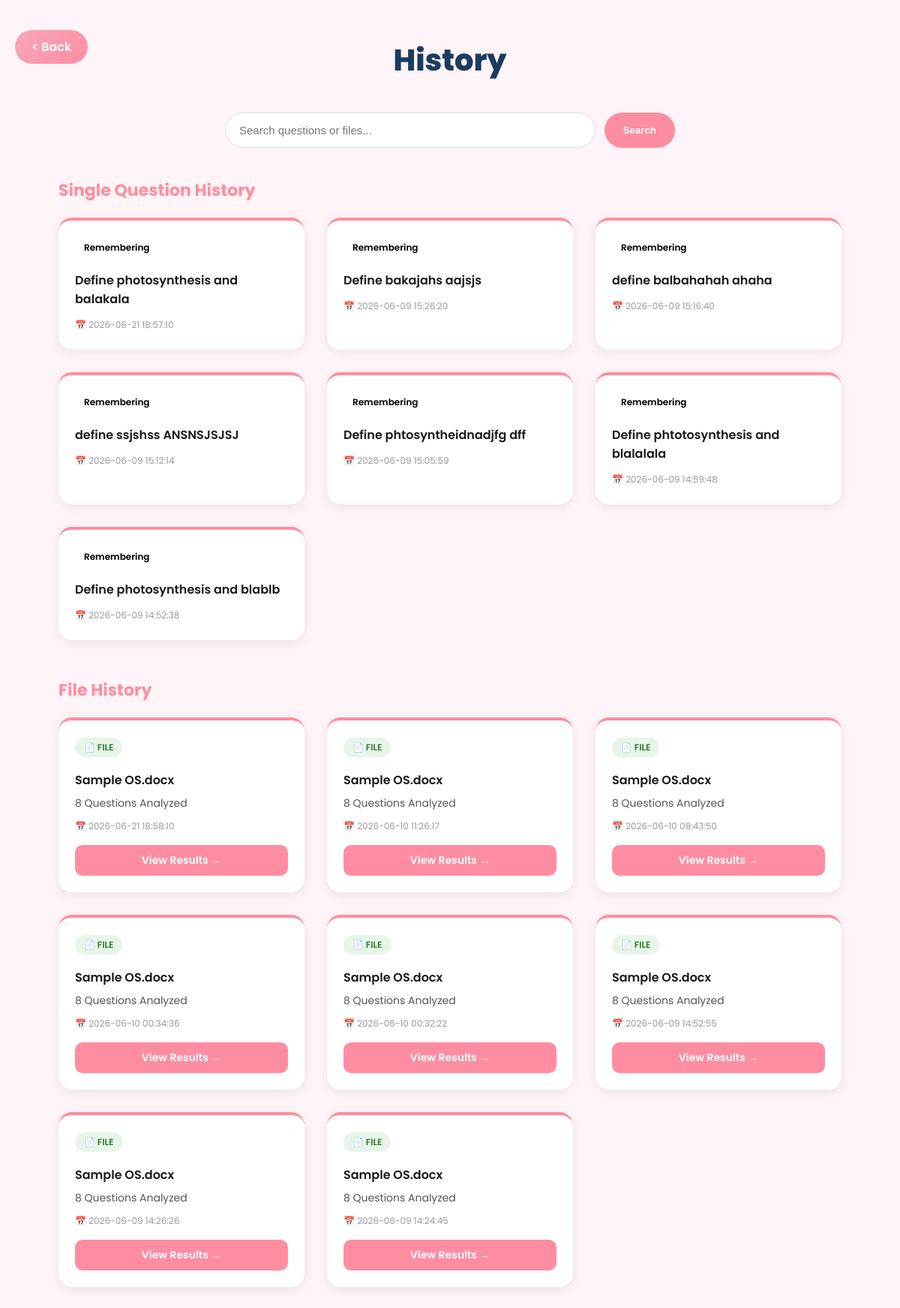
Screenshot of /history (signed in) with the database file from the repository.
### tables this page shows
CREATE TABLE questions (
    id INTEGER PRIMARY KEY AUTOINCREMENT,
    lecturer_id INTEGER NOT NULL,
    bloom_level_id INTEGER NOT NULL,
    question_text TEXT NOT NULL,
    created_at TIMESTAMP DEFAULT CURRENT_TIMESTAMP,
    
    -- Foreign Key Constraints
    FOREIGN KEY (lecturer_id) REFERENCES users (id) ON DELETE CASCADE,
    FOREIGN KEY (bloom_level_id) REFERENCES blooms_levels (level_id)
);

CREATE TABLE blooms_levels (
    level_id INTEGER PRIMARY KEY,
    level_name TEXT UNIQUE NOT NULL
);

CREATE TABLE uploaded_files (
    id INTEGER PRIMARY KEY AUTOINCREMENT,
    lecturer_id INTEGER NOT NULL,
    filename TEXT NOT NULL,
    uploaded_at TIMESTAMP DEFAULT CURRENT_TIMESTAMP,

    FOREIGN KEY (lecturer_id)
    REFERENCES users(id)
);

### routes/question_routes.py (the view)
@app.route("/history")
def view_history():
    if "user_id" not in session:
        return redirect("/login")
    search = request.args.get("search", "")
    search_pattern = "%" + search + "%"
    conn = get_db_connection()
    single_questions = conn.execute(
        """
        SELECT q.question_text, q.created_at, b.level_name
        FROM questions q
        JOIN blooms_levels b
        ON q.bloom_level_id = b.level_id
        WHERE q.lecturer_id = ?
        AND q.question_text LIKE ?
        ORDER BY q.created_at DESC
        """,
        (session["user_id"], search_pattern)
    ).fetchall()
    uploaded_files = conn.execute(
        """
        SELECT
            uf.id,
            uf.filename,
            uf.uploaded_at,
            COUNT(fq.id) AS question_count
        FROM uploaded_files uf
        LEFT JOIN file_questions fq
        ON uf.id = fq.file_id
        WHERE uf.lecturer_id = ?
        AND uf.filename LIKE ?
        GROUP BY uf.id
        ORDER BY uf.uploaded_at DESC
        """,
        (session["user_id"], search_pattern)
    ).fetchall()
    conn.close()
    return render_template(
        "history.html",
        single_questions=single_questions,
        uploaded_files=uploaded_files,
        search=search
    )

### Database/db.py (called while the page is built)
def get_db_connection():
    conn = sqlite3.connect(DATABASE)
    conn.row_factory = sqlite3.Row
    return conn

### templates/history.html (shortened to what this page needs)
<!DOCTYPE html>
<html>
<head>
    <link rel="stylesheet" href="{{ url_for('static', filename='history.css') }}">
</head>
<body>
<div class="page-header">
    <a href="{{ url_for('index2') }}" class="back-btn"> < Back </a>
</div>
<div class="history-container">
    <div class="page-header">
        <h1>History</h1>
    </div>
    <form action="/history" method="GET" class="search-form">
       <input
        type="text"
        name="search"
        placeholder="Search questions or files..."
        value="{{ search }}"
    >
      <button type="submit">Search</button>
    </form>
    <h2 class="single-history-title">Single Question History</h2>
<div class="history-grid">
    {% if single_questions %}
        {% for item in single_questions %}
        <div class="history-card">
            <div class="badge">
                {{ item.level_name }}
            </div>
            <h3>{{ item.question_text }}</h3>
            <small>📅 {{ item.created_at }}</small>
        </div>
        {% endfor %}
    {% else %}
        <p class="empty-msg">You have not analyzed any single questions yet.</p>
    {% endif %}
</div>
<h2 class="file-history-title">File History</h2>
<div class="history-grid">
    {% if uploaded_files %}
        {% for file in uploaded_files %}
        <div class="history-card file">
            <div class="badge file-badge">📄 FILE</div>
            <h3>{{ file.filename }}</h3>
            <p class="question-count">
                {{ file.question_count }} Questions Analyzed
            </p>
            <small>📅 {{ file.uploaded_at }}</small>
            <a href="/dashboard/{{ file.id }}">
                <button class="view-btn">View Results →</button>
            </a>
        </div>
        {% endfor %}
    {% else %}
        <p class="empty-msg">You have not uploaded any files yet.</p>
    {% endif %}
</div>
</div>
</body>
</html>

### static/history.css (style rules this page uses)
* { box-sizing: border-box; margin: 0; padding: 0; }
body { font-family: 'Poppins', sans-serif; background-color: #fdf0e8; background: #fff4f7; min-height: 100vh; padding: 40px 20px; background-size: 100% auto; background-repeat: no-repeat; background-position: top center; min-height: 100vh; }
.history-container { width: 90%; max-width: 1200px; margin: 0 auto; }
.page-header { text-align: center; margin-bottom: 40px; }
.page-header h1 { font-size: 40px; font-weight: 800; color: #1a3c5e; margin-top: -30px; }
.single-history-title { font-size: 22px; font-weight: 700; color: #ff8da1; margin: 10px 0 20px; }
.file-history-title { font-size: 22px; font-weight: 700; color: #ff8da1; margin: 40px 0 20px; }
.history-grid { display: grid; grid-template-columns: repeat(auto-fill, minmax(280px, 1fr)); gap: 30px; margin-bottom: 50px; }
.history-card { background: white; border-radius: 18px; padding: 22px; box-shadow: 0 4px 15px rgba(0,0,0,0.08); transition: transform 0.2s ease, box-shadow 0.2s ease; border-top: 4px solid #ff8da1; }
.history-card h3 { font-size: 16px; font-weight: 600; color: #1a1a1a; margin: 10px 0 8px; }
.history-card small { color: #999; font-size: 12px; }
.badge { display: inline-block; padding: 4px 12px; border-radius: 20px; font-size: 12px; font-weight: 600; margin-bottom: 8px; }
.file-badge { background: #e8f5e9; color: #2e7d32; }
.question-count { color: #555; font-size: 14px; margin: 6px 0; }
.view-btn { margin-top: 14px; width: 100%; padding: 10px; background: #ff8da1; color: white; border: none; border-radius: 10px; font-size: 14px; font-weight: 600; cursor: pointer; font-family: 'Poppins', sans-serif; transition: background 0.2s ease; }
.page-header { position: relative; text-align: center; margin-bottom: 40px; }
.back-btn { position: absolute; left: 0; top: 0; background: linear-gradient(135deg,#f7a7bb,#ff8da1); color: white; text-decoration: none; padding: 10px 22px; border-radius: 25px; font-weight: 600; transition: .3s; }
.search-form { display: flex; justify-content: center; gap: 12px; margin: 25px auto 40px; max-width: 600px; }
.search-form input { flex: 1; padding: 14px 18px; border-radius: 25px; border: 1px solid #ddd; font-size: 15px; outline: none; }
.search-form button { width: auto; padding: 14px 25px; border-radius: 25px; border: none; background: #ff8da1; color: white; font-weight: 600; cursor: pointer; }

### rows the page displays
questions: level_name "Remembering", question_text "Define photosynthesis and balakala", created_at "2026-06-21 18:57:10"
questions: level_name "Remembering", question_text "Define bakajahs aajsjs", created_at "2026-06-09 15:26:20"
questions: level_name "Remembering", question_text "define balbahahah ahaha", created_at "2026-06-09 15:16:40"
questions: level_name "Remembering", question_text "define ssjshss ANSNSJSJSJ", created_at "2026-06-09 15:12:14"
questions: level_name "Remembering", question_text "Define phtosyntheidnadjfg dff", created_at "2026-06-09 15:05:59"
questions: level_name "Remembering", question_text "Define phtotosynthesis and blalalala", created_at "2026-06-09 14:59:48"
questions: level_name "Remembering", question_text "Define photosynthesis and blablb", created_at "2026-06-09 14:52:38"
uploaded_files: filename "Sample OS.docx", question_count "8", uploaded_at "2026-06-21 18:58:10"
uploaded_files: filename "Sample OS.docx", question_count "8", uploaded_at "2026-06-10 11:26:17"
uploaded_files: filename "Sample OS.docx", question_count "8", uploaded_at "2026-06-10 08:43:50"
uploaded_files: filename "Sample OS.docx", question_count "8", uploaded_at "2026-06-10 00:34:36"
uploaded_files: filename "Sample OS.docx", question_count "8", uploaded_at "2026-06-10 00:32:22"
uploaded_files: filename "Sample OS.docx", question_count "8", uploaded_at "2026-06-09 14:52:55"
uploaded_files: filename "Sample OS.docx", question_count "8", uploaded_at "2026-06-09 14:26:26"
uploaded_files: filename "Sample OS.docx", question_count "8", uploaded_at "2026-06-09 14:24:45"
